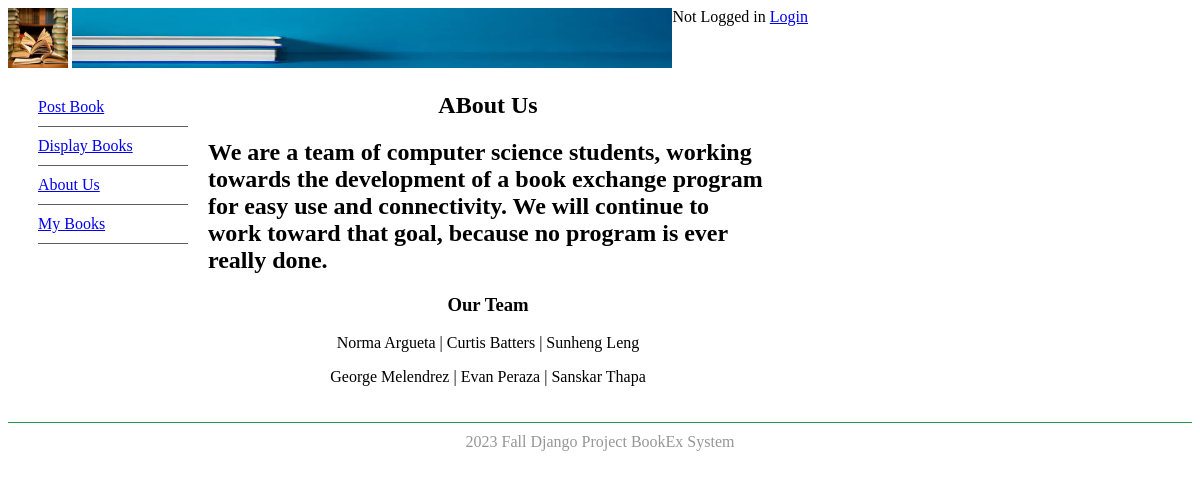
The app's page /aboutus with its own data.
### bookMng/models.py (models this page shows, shortened)
class MainMenu(models.Model):
    item = models.CharField(max_length=200, unique=True)
    link = models.CharField(max_length=200, unique=True)

### bookMng/views.py (the view)
# urls.py: path('aboutus', views.aboutus, name='aboutus'),
def aboutus(request):
    return render(request,
                  'bookMng/aboutus.html',
                  {
                      'item_list': MainMenu.objects.all()
                  }
                  )

### bookEx/templates/bookMng/aboutus.html (shortened to what this page needs)
{% extends "base.html"%}
{% load static %}
{% block sidenav %}
{% for item in item_list %}
<li>
    <a href="{{ item.link }}">{{item.item}}</a>
</li>
{% endfor %}
{% endblock sidenav %}
{% block content %}
<h1 align="center">ABout Us</h1>
<h1>We are a team of computer science students, working towards the development of a book exchange
    program for easy use and connectivity. We will continue to work toward that goal, because no
    program is ever really done.
</h1>
<h3 align="center">
    Our Team
</h3>
<p align="center">
    Norma Argueta | Curtis Batters | Sunheng Leng
</p>
<p align="center">
    George Melendrez | Evan Peraza | Sanskar Thapa
</p>
{% endblock content %}

### bookEx/static/main.css (style rules this page uses)
#nav li { padding-top: 10px; padding-bottom: 10px; foot-size: 1em; list-style-type: none; border-bottom: thin solid #5f5f5f; color: #4C4C4C; left: 0px; list-style-position: inside; margin-left: -10px; }

### records on screen
MainMenu: item "Post Book"
MainMenu: item "Display Books"
MainMenu: item "About Us"
MainMenu: item "My Books"
